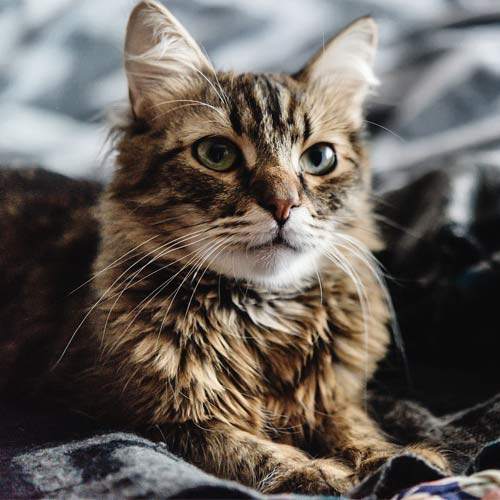
#> input picture Sharpening/Database/Cat.jpg, 500 x 500 px
$ python image_sharpening.py
#> lines starting #> are read from the running program, lines starting #| are printed output that depends on the picture
#> further down, image is the input picture: shape (500, 500, 3); mean B, G, R 89.6, 95.4, 102.7
import cv2 as cv
import numpy as np

input_filepath = 'Database/Cat.jpg'
output1_filepath = 'cat_sharpened_filter.jpg'
output2_filepath = 'cat_sharpened_unmask.jpg'

# Sharpens the image using Laplacian Filter.
def sharpen_image_with_kernel(image):
    sharpen_kernel = np.array( [ [0, -1, 0], [-1, 5, -1], [0, -1, 0] ] )
    return cv.filter2D(image, -1, sharpen_kernel)
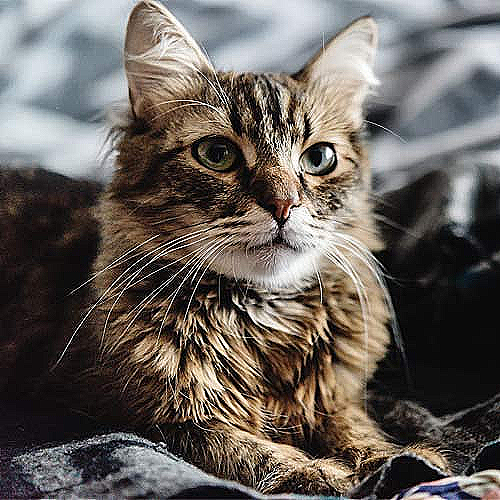
#> returned value: shape (500, 500, 3); mean of channels 0, 1, 2 91.3, 96.5, 103.1; drawn as B, G, R

# Sharpens the image using Unsharp Mark.
# Unsharp Mark is more robust to noise, because It first removes noise.
# Also, You can control the amount of sharpness.
def sharpen_image_with_unsharp_mask(image, kernel_size = (5, 5), sigma = 1.0, amount = 1.0, threshold = 0):
#> called with kernel_size = (5, 5), sigma = 1, amount = 1, threshold = 0
    blurred_image = cv.GaussianBlur(image, kernel_size, sigma)
    sharpened_image = float(amount + 1) * image - float(amount) * blurred_image
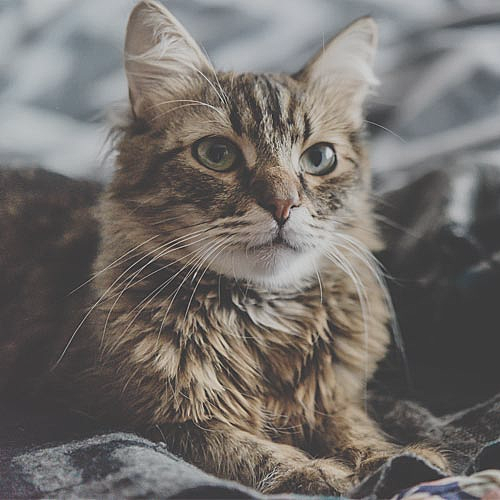
#> sharpened_image: shape (500, 500, 3) float64; mean B, G, R 89.6, 95.4, 102.7; drawn with min black and max white
    sharpened_image = np.maximum( sharpened_image, np.zeros(sharpened_image.shape) )
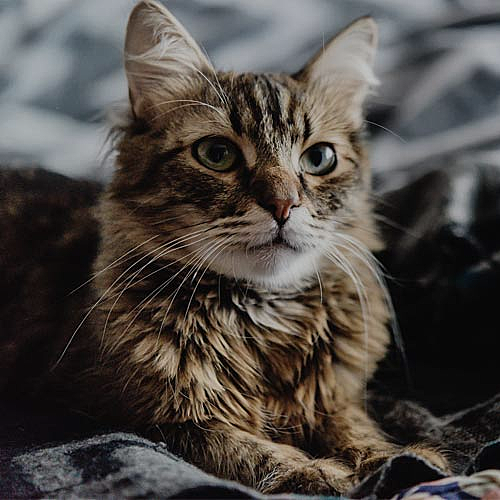
#> sharpened_image: shape (500, 500, 3) float64; mean B, G, R 89.8, 95.5, 102.7; drawn with min black and max white
    sharpened_image = np.minimum( sharpened_image, 255 * np.ones(sharpened_image.shape) )
    sharpened_image = sharpened_image.round().astype(np.uint8)
    if threshold > 0:
        low_contrast_mask = np.absolute(image - blurred_image) < threshold
        np.copyto(sharpened_image, image, where = low_contrast_mask)
    return sharpened_image

image = cv.imread(input_filepath)

sharpened_image_kernel = sharpen_image_with_kernel(image)
sharpened_image_unsharp = sharpen_image_with_unsharp_mask(image)

cv.imwrite(output1_filepath, sharpened_image_kernel)
cv.imwrite(output2_filepath, sharpened_image_unsharp)

$ run again, with Sharpening/Database/Girl.jpg copied over Sharpening/Database/Cat.jpg
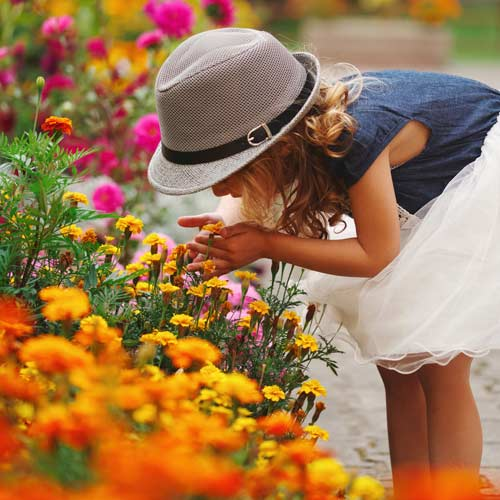
#> input picture Sharpening/Database/Girl.jpg, 500 x 500 px
#> image is the input picture: shape (500, 500, 3); mean B, G, R 78.2, 118.3, 158.4
#> in sharpen_image_with_unsharp_mask, `sharpened_image = float(amount + 1) * image - float(amount) * blurred_..`:
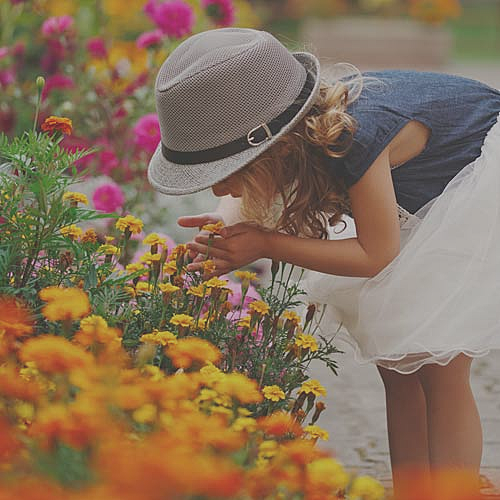
#> sharpened_image: shape (500, 500, 3) float64; mean B, G, R 78.2, 118.3, 158.4; drawn with min black and max white
#> in sharpen_image_with_unsharp_mask, `sharpened_image = np.maximum( sharpened_image, np.zeros(sharpened_imag..`:
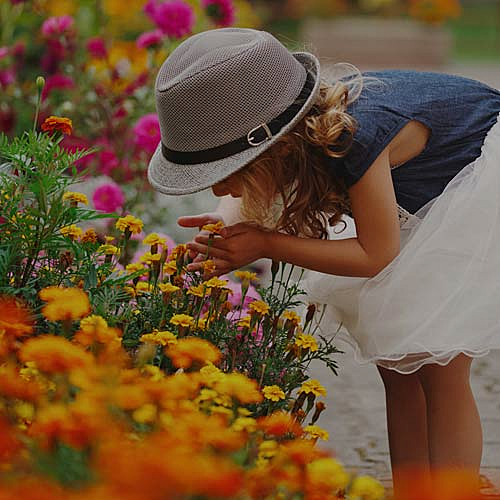
#> sharpened_image: shape (500, 500, 3) float64; mean B, G, R 78.6, 118.3, 158.4; drawn with min black and max white

$ run again, with Sharpening/Database/Road.jpg copied over Sharpening/Database/Cat.jpg
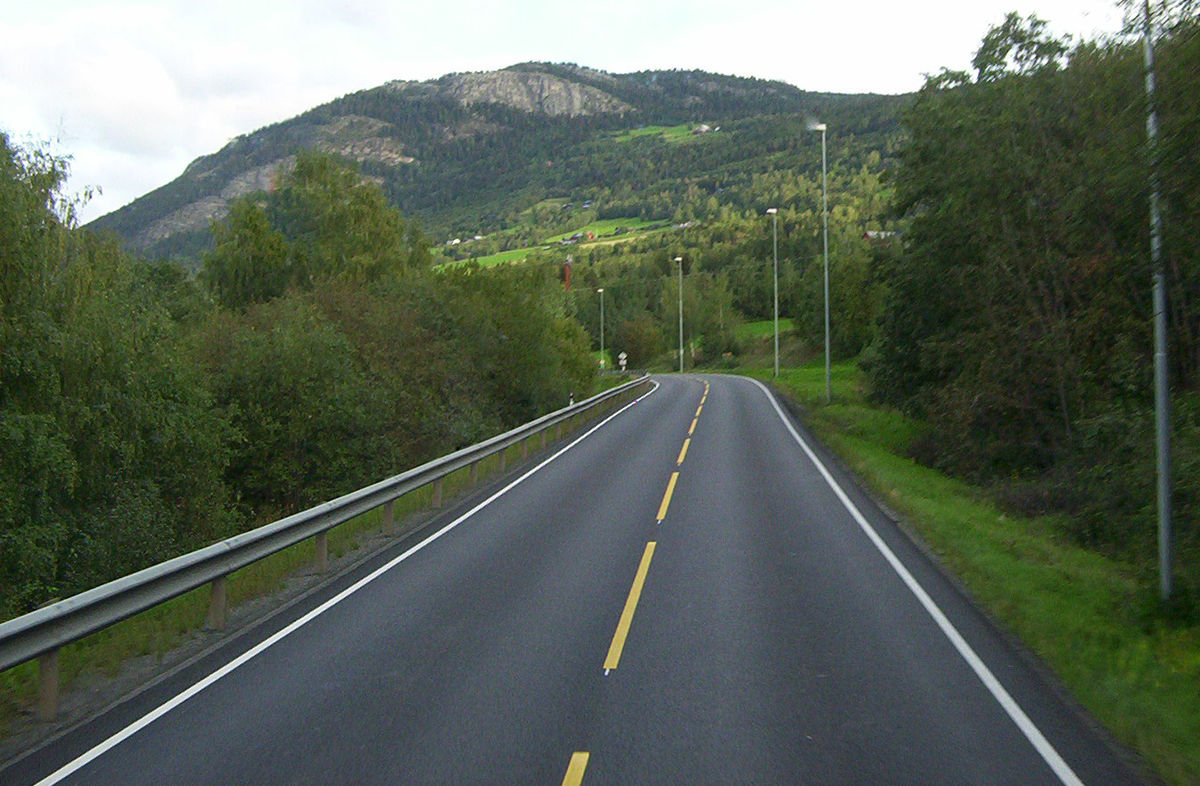
#> input picture Sharpening/Database/Road.jpg, 1200 x 786 px
#> image is the input picture: shape (786, 1200, 3); mean B, G, R 87, 99.6, 89.3
#> in sharpen_image_with_unsharp_mask, `sharpened_image = float(amount + 1) * image - float(amount) * blurred_..`:
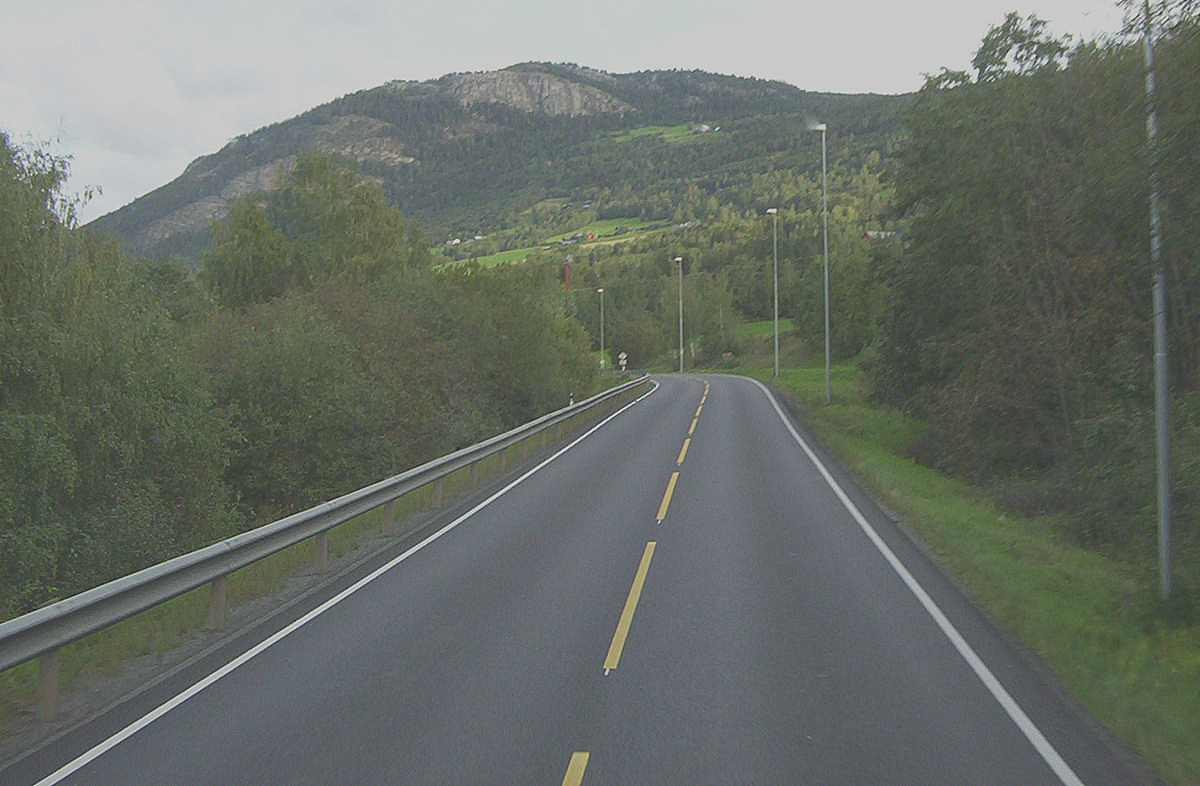
#> sharpened_image: shape (786, 1200, 3) float64; mean B, G, R 87, 99.6, 89.3; drawn with min black and max white
#> in sharpen_image_with_unsharp_mask, `sharpened_image = np.maximum( sharpened_image, np.zeros(sharpened_imag..`:
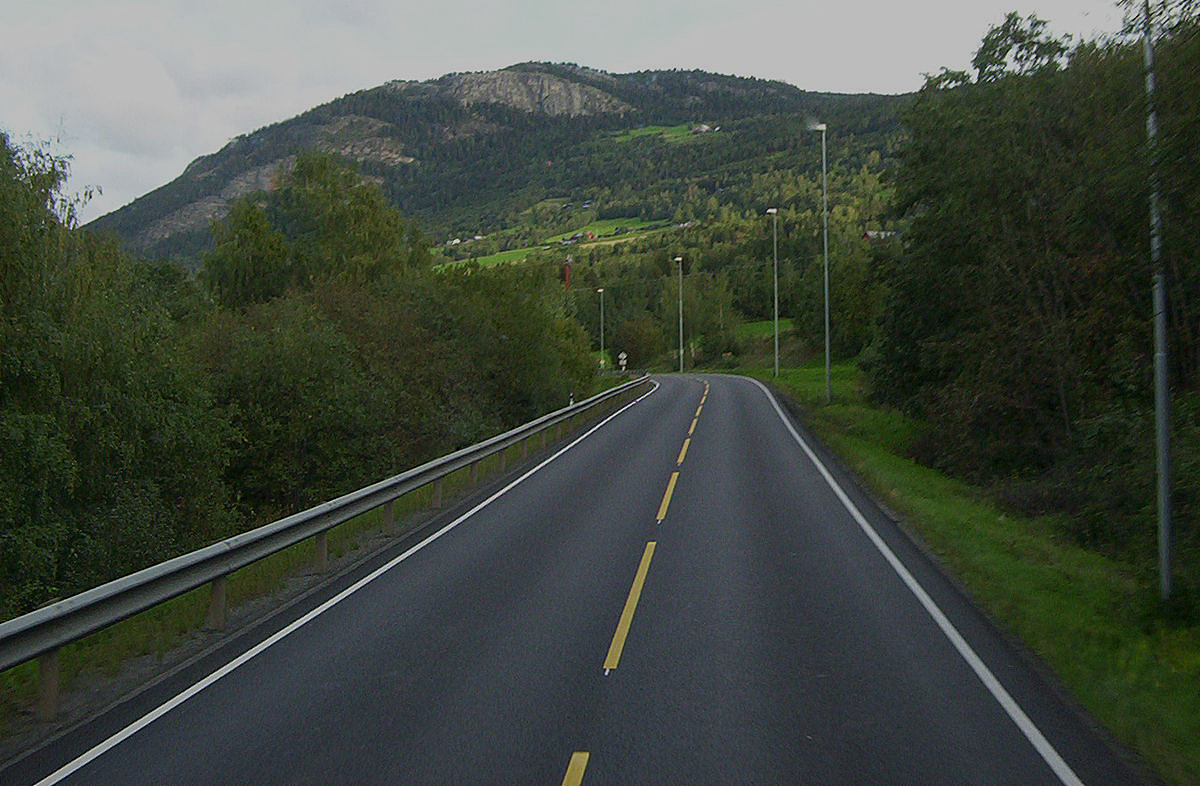
#> sharpened_image: shape (786, 1200, 3) float64; mean B, G, R 87.1, 99.6, 89.3; drawn with min black and max white
